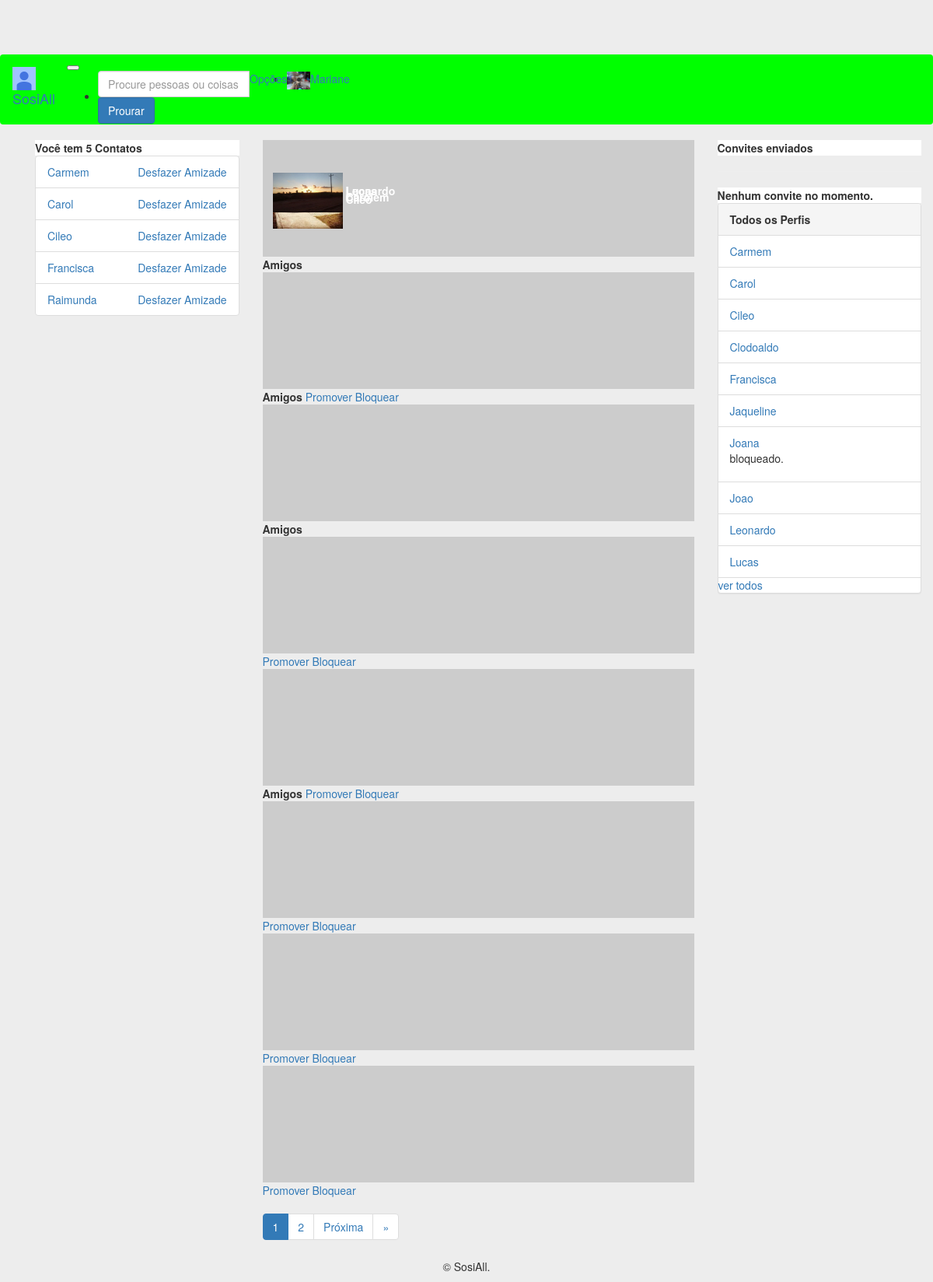
/perfil_list (signed in), run on an earlier commit of the app's database.
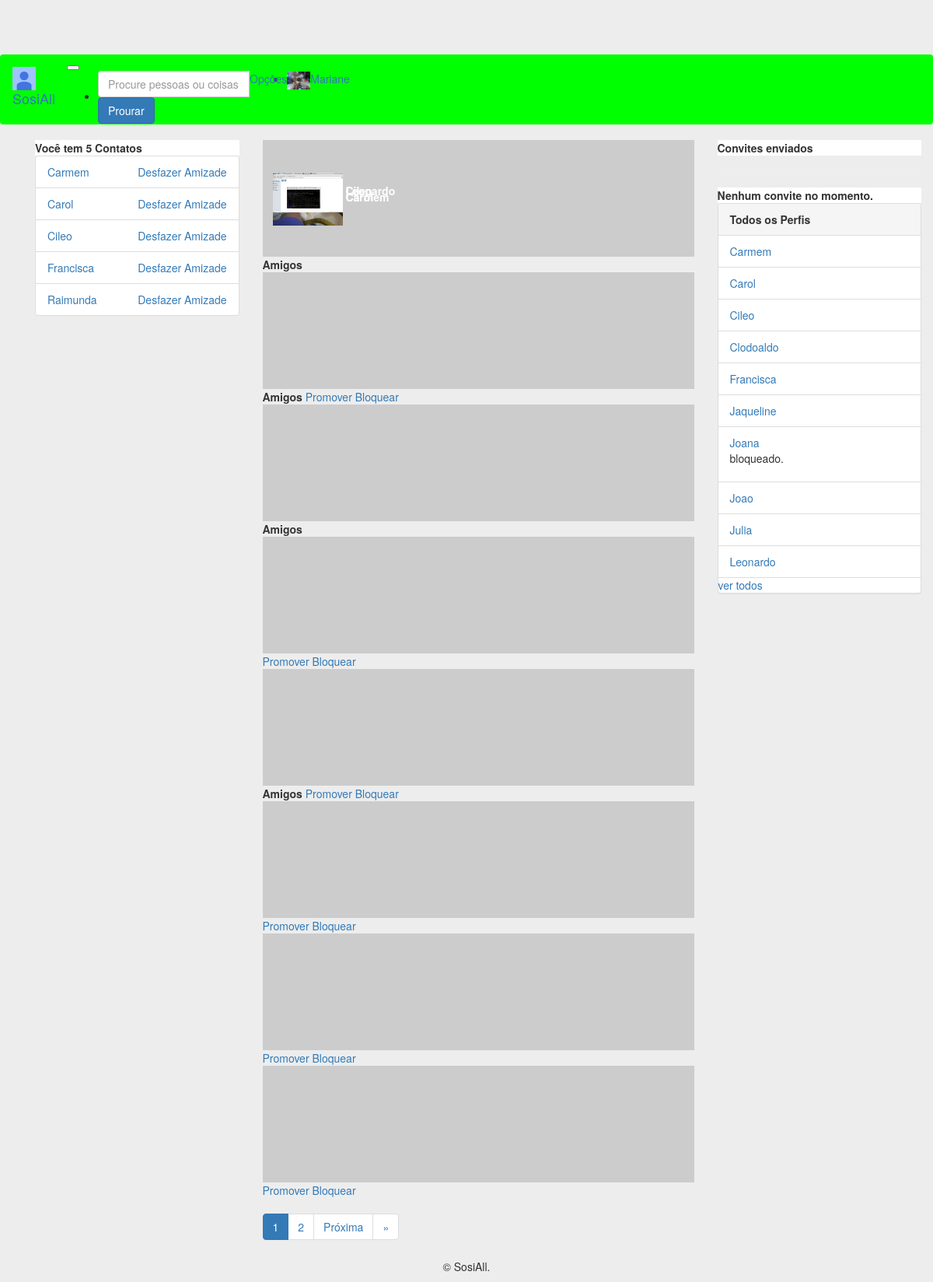
And on a later commit of the database.
### perfis/models.py (models this page shows, shortened)
class Perfil(models.Model):
    nome = models.CharField(max_length=255, null=False)
    telefone = models.CharField(max_length=15, null=False)
    nome_empresa = models.CharField(max_length=255, null=False)
    contatos = models.ManyToManyField('Perfil')
    usuario = models.OneToOneField(User, related_name='perfil', on_delete=models.CASCADE)
    criado_em = models.DateTimeField(auto_now_add=True)
    atualizado_em = models.DateTimeField(auto_now=True)
    convidavel = models.BooleanField(blank=True, null=True)
    ativa = models.BooleanField(default=True)
    justificativa = models.TextField(null=True)
    bloqueado = models.BooleanField(default=False)
    error_mensage = models.CharField(max_length=512, null=True)
    foto = models.ImageField(blank=True, null=True, upload_to='media/')
    capa = models.ImageField(blank=True, null=True, upload_to='media/')
    class Meta:
        ordering = ('nome',)
    def __str__(self):
        return self.nome

### perfis/views.py (the view)
# urls.py: path('perfil_list', views.perfil_list, name='perfil_list'),
def perfil_list(request):
    if request.user.is_superuser:
        ITEMS_PER_PAGE = 10
        perfis = Perfil.objects.all()
        paginator = Paginator(perfis, ITEMS_PER_PAGE)
        page = request.GET.get('page',1)
        try:
            perfil_list = paginator.get_page(page)
        except InvalidPage:
            perfil_list = paginator.get_page(1)
        return render(request,'perfis/show_perfis.html',{'perfil_list':perfil_list,
            'perfil_logado':get_perfil_logado(request),
            'perfis': Perfil.objects.all()[:10]})
    fed = Feedback(perfil=get_perfil_logado(request),message='Você não possui permissão!')
    fed.save()
    return redirect('index')

### perfis/views.py (called while the page is built)
def get_perfil_logado(request):
    return request.user.perfil

### perfis/templates/perfis/show_perfis.html (shortened to what this page needs)
{% extends 'perfis/base_b.html' %}
{% block body %}
{% if perfil_list %}
{% for perfil in perfil_list %}
{% if perfil.bloqueado %}
        <!--div class="alert alert-danger" role="alert">
            <h3>Atenção!</h3>
            <p>{{perfil.error_mensage}}</p>
        </div>
    {% if perfil_logado.usuario.is_superuser %}
        <a href="{% url 'desbloquear' perfil.id %}">Desbloquear</a-->
    {% endif %}
{% elif perfil.ativa %}
    <div class="card gedf-card">
        <div class="card-header">
            <div style="position: relative; top: 0em; left: 0em">
                <img  width="100%" height="150em" src="https://picsum.photos/50/50" alt="">
            </div>
            <div style="position:absolute; top:3em; left:2em">
                <img  image-profile class="rounded-circle" src="{{perfil.foto}}" width="90">
                <strong id="white-name">{{perfil.nome}}</strong>
            </div>
        </div>
        <div class="card-footer">
    {% if perfil in perfil_logado.contatos.all %}
        <strong>Amigos</strong>
    {% endif %}
    {% if perfil.usuario.is_superuser == False and perfil_logado.usuario.is_superuser == True %}
            <a href="{% url 'promover' perfil.id %}" class="card-link">Promover</a>
            <a href="{% url 'bloquear' perfil.id %}" onclick="return confirm('Deseja mesmo bloquear o usuario {{perfil.nome}}?')" class="card-link">Bloquear</a>
    {% endif %}
        </div>
    </div>
{% endif %}
{% endfor %}
<nav aria-label="...">
          <ul class="pagination">
            {% for page in  perfil_list.paginator.page_range %}
            <li class="page-item active">
              {% if perfil_list.number == page %}
              <span class="page-link">{{perfil_list.number}}<span class="sr-only">(current)</span></span>
              {% else %}
              <li class="page-item">
              <a class="page-link" href="?page={{ page }}">{{ page }}</a>
              {% endif %}
            </li>
            {% endfor %}
              {% if perfil_list.has_next %}
            <li class="page-item">
              <a class="page-link" href="?page={{ posts.next_page_number }}">Próxima</a>
            </li>
            <li class="page-item">
              <a class="page-link" href="?page={{ posts.paginator.num_pages }}"> &raquo;</a>
            </li>
            {% endif %}
          </ul>
        </nav>
{% endif %}
{% endblock %}

### perfis/templates/perfis/base_b.html (shortened to what the changed rows need)
<!DOCTYPE html>
{% load static %}
<html>
<head>
	<link rel="stylesheet" href="{% static 'bootstrap/css/bootstrap.min.css' %}">
    <link rel="stylesheet" href="{% static 'fontawesome/css/fontawesome-all.min.css' %}">
    <link rel="stylesheet" href="{% static 'styles/basic.css' %}">
</head>
<body>
	<div class="container">
    	<div class="container">
    		<div class="row">
    			<div class="col-md-3" id="nav">
    			{% if perfil_logado.bloqueado == False %}
    				<div class="card">
			            {% with total=perfil_logado.contatos.count %}
			                {% if total %}
			                    <ul class="list-group">
			                        {% for perfil in perfil_logado.contatos.all %}
			                            <li class="list-group-item">
			                                <a href="{% url 'exibir' perfil.id %}">
			                                    {{ perfil }}
			                                </a>
			                                <a class="pull-right" href="{% url 'desfazer' perfil.id %}" onclick="return confirm('Deseja mesmo  desfazer amizade com {{perfil.nome}}?')">
			                                    Desfazer Amizade
			                                </a>
			                            </li>
			                        {% endfor %}
			                    </ul>
			                {% else %}
			                    <div class="pcard-header">
			                        <strong>Você não tem contatos</strong>
			                    </div>
			                {% endif %}
			            {% endwith %}
			        </div>
    			{% endif %}
    			</div>
    			<div class="col-md-6">
    				{% block body %}
        			{% endblock %}
    			</div>
    			<div class="col-md-3" id="aside">
			        {% if perfil_logado.usuario.is_superuser %}
			        <div class="panel panel-default">
			            {% if perfis %}
			                <ul class="list-group">
			                {% for perfil in perfis %}
			                    <li class="list-group-item">
			                        <a href="{% url 'exibir' perfil.id %}">{{ perfil.nome }}</a>
			                        {% if perfil.bloqueado%}
			                            <p>bloqueado.</p>
			                        {% endif %}
			                    </li>
			                {% endfor %}
			            {% else %}
			                <p>Não há Perfis Cadastrados!</p>
			            {% endif %}
			            </ul>
			        </div>
    				{% endif %}
    			</div>
    		</div>
    	</div>
	</div>
</body>
</html>

What changed in the data, as far as the page shows it:
no longer on this page (row edited): Perfil: bloqueado False (drawn), nome "Lucas"
added Perfil: bloqueado False (drawn), nome "Julia"
